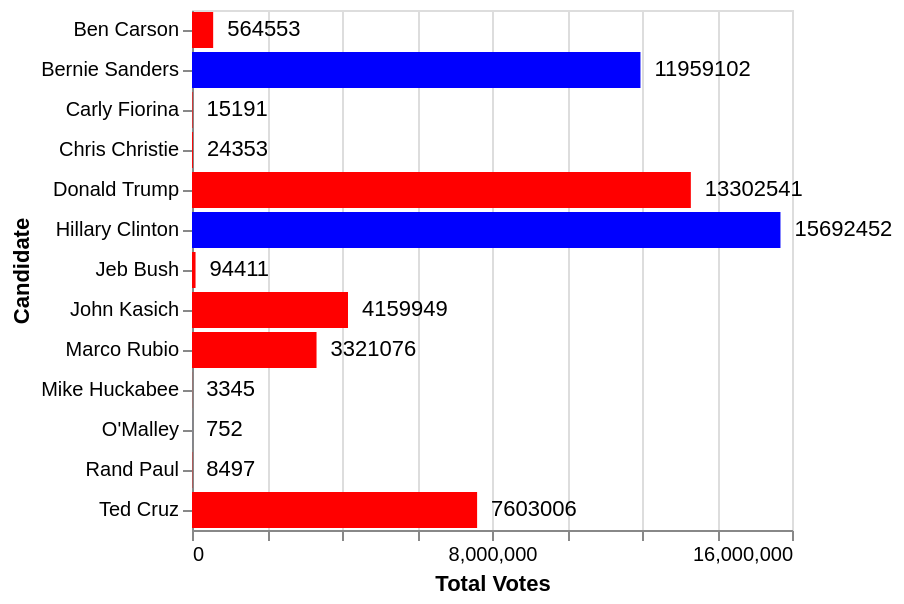

The specification (Vega-Lite) saved for this image:
### Vega-Lite specification from a JSON file in a GitHub repository (floating-point values rounded to 4 significant figures)
{"$schema": "https://vega.github.io/schema/vega-lite/v3.json", "description": "The total number of votes each candidate got in the 2016 presidential primary.", "data": {"values": [{"color": "red", "Candidate": "Ben Carson", "Total Votes": 564553}, {"color": "red", "Candidate": "Carly Fiorina", "Total Votes": 15191}, {"color": "red", "Candidate": "Chris Christie", "Total Votes": 24353}, {"color": "red", "Candidate": "Donald Trump", "Total Votes": 13302541}, {"color": "red", "Candidate": "Jeb Bush", "Total Votes": 94411}, {"color": "red", "Candidate": "John Kasich", "Total Votes": 4159949}, {"color": "red", "Candidate": "Marco Rubio", "Total Votes": 3321076}, {"color": "red", "Candidate": "Ted Cruz", "Total Votes": 7603006}, {"color": "red", "Candidate": "Mike Huckabee", "Total Votes": 3345}, {"color": "red", "Candidate": "Rand Paul", "Total Votes": 8497}, {"color": "blue", "Candidate": "Hillary Clinton", "Total Votes": 15692452}, {"color": "blue", "Candidate": "Bernie Sanders", "Total Votes": 11959102}, {"color": "blue", "Candidate": "O'Malley", "Total Votes": 752}]}, "transform": [{"calculate": "toString('black')", "as": "color2"}], "encoding": {"y": {"field": "Candidate", "type": "ordinal"}, "x": {"field": "Total Votes", "type": "quantitative"}, "color": {"field": "color", "type": "nominal", "scale": null}}, "layer": [{"mark": "bar"}, {"mark": {"type": "text", "align": "left", "baseline": "middle", "dx": 7}, "encoding": {"text": {"field": "Total Votes", "type": "quantitative"}, "color": {"field": "color2", "type": "ordinal", "scale": null}}}]}
